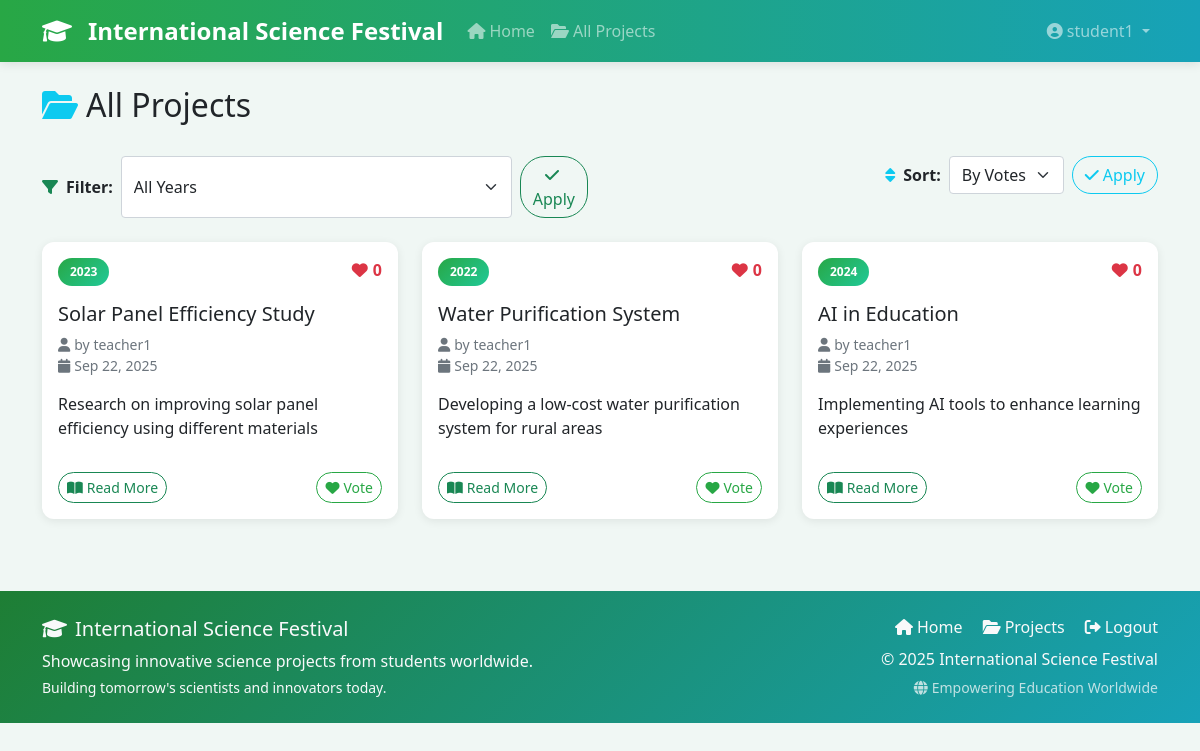
The app's page /projects.php (signed in) with its own data.
### tables this page shows
CREATE TABLE IF NOT EXISTS projects (
    id INT AUTO_INCREMENT PRIMARY KEY,
    title VARCHAR(200) NOT NULL,
    description TEXT,
    content TEXT NOT NULL,
    author_id INT NOT NULL,
    year YEAR NOT NULL,
    created_at TIMESTAMP DEFAULT CURRENT_TIMESTAMP,
    updated_at TIMESTAMP DEFAULT CURRENT_TIMESTAMP ON UPDATE CURRENT_TIMESTAMP,
    FOREIGN KEY (author_id) REFERENCES users(id) ON DELETE CASCADE
);

CREATE TABLE IF NOT EXISTS users (
    id INT AUTO_INCREMENT PRIMARY KEY,
    username VARCHAR(50) UNIQUE NOT NULL,
    email VARCHAR(100) UNIQUE NOT NULL,
    password VARCHAR(255) NOT NULL,
    role ENUM('teacher', 'student', 'admin') DEFAULT 'student',
    created_at TIMESTAMP DEFAULT CURRENT_TIMESTAMP
);

### includes/functions.php (called while the page is built, shortened)
<?php
require_once 'config/database.php';
function isLoggedIn() {
    return isset($_SESSION['user_id']);
}
function getProjects($year = null, $limit = null) {
    global $pdo;
    $sql = "SELECT p.*, u.username as author_name,
            COUNT(v.id) as vote_count
            FROM projects p
            JOIN users u ON p.author_id = u.id
            LEFT JOIN votes v ON p.id = v.project_id
            WHERE 1=1";
    $params = [];
    $sql .= " GROUP BY p.id ORDER BY vote_count DESC, p.created_at DESC";
    $stmt = $pdo->prepare($sql);
    $stmt->execute($params);
    return $stmt->fetchAll();
}
function hasUserVoted($user_id, $project_id) {
    global $pdo;
    $stmt = $pdo->prepare("SELECT id FROM votes WHERE user_id = ? AND project_id = ?");
    $stmt->execute([$user_id, $project_id]);
    return $stmt->fetch() !== false;
}
?>

### projects.php (the view, shortened to what this page needs)
<?php
require_once 'includes/functions.php';
$year = isset($_GET['year']) ? $_GET['year'] : null;
$sort = isset($_GET['sort']) ? $_GET['sort'] : 'votes';
$projects = getProjects($year);
include 'includes/header.php';
?>
<div class="d-flex justify-content-between align-items-center mb-4">
    <h2>
        <i class="fas fa-folder-open me-2 text-info"></i>All Projects
    </h2>
</div>
<div class="row mb-4">
    <div class="col-md-6 mb-3 mb-md-0">
        <form method="GET" class="d-flex">
            <label class="me-2 d-flex align-items-center">
                <i class="fas fa-filter me-2 text-success"></i>
                <strong>Filter:</strong>
            </label>
            <select name="year" class="form-select me-2">
                <option value="">All Years</option>
            </select>
            <button type="submit" class="btn btn-outline-success">
                <i class="fas fa-check me-1"></i>Apply
            </button>
        </form>
    </div>
    <div class="col-md-6">
        <form method="GET" class="d-flex justify-content-end">
            <label class="me-2 d-flex align-items-center">
                <i class="fas fa-sort me-2 text-info"></i>
                <strong>Sort:</strong>
            </label>
            <select name="sort" class="form-select me-2" style="width: auto;">
                <option value="votes" <?php echo $sort === 'votes' ? 'selected' : ''; ?>>By Votes</option>
            </select>
            <button type="submit" class="btn btn-outline-info">
                <i class="fas fa-check me-1"></i>Apply
            </button>
        </form>
    </div>
</div>
<?php if (empty($projects)): ?>
    <div class="text-center py-5">
        <i class="fas fa-search fa-3x text-muted mb-3"></i>
        <h3 class="text-muted">No projects found</h3>
        <p class="text-muted">
            <?php if ($year): ?>
                No projects were submitted in <?php echo $year; ?>.
            <?php else: ?>
                No projects have been uploaded yet. Be the first!
            <?php endif; ?>
        </p>
        <?php if (isTeacher() || isAdmin()): ?>
            <a href="upload.php" class="btn btn-primary mt-3">
                <i class="fas fa-plus me-2"></i>Upload First Project
            </a>
        <?php endif; ?>
    </div>
<?php else: ?>
    <div class="row">
        <?php foreach ($projects as $project): ?>
            <div class="col-md-6 col-lg-4 mb-4">
                <div class="card h-100 project-card">
                    <div class="card-body">
                        <div class="d-flex justify-content-between align-items-start mb-3">
                            <span class="badge bg-success"><?php echo $project['year']; ?></span>
                            <div class="vote-display">
                                <i class="fas fa-heart"></i>
                                <span class="vote-count"><?php echo $project['vote_count']; ?></span>
                            </div>
                        </div>
                        <h5 class="card-title mb-2">
                            <a href="project.php?id=<?php echo $project['id']; ?>" class="text-decoration-none text-dark">
                                <?php echo htmlspecialchars($project['title']); ?>
                            </a>
                        </h5>
                        <p class="card-text text-muted small mb-3">
                            <i class="fas fa-user me-1"></i>by <?php echo htmlspecialchars($project['author_name']); ?>
                            <br>
                            <i class="fas fa-calendar me-1"></i><?php echo date('M j, Y', strtotime($project['created_at'])); ?>
                        </p>
                        <?php if ($project['description']): ?>
                            <p class="card-text">
                                <?php echo htmlspecialchars(substr($project['description'], 0, 100)); ?>
                            </p>
                        <?php endif; ?>
                        <div class="d-flex justify-content-between align-items-center mt-auto pt-3">
                            <a href="project.php?id=<?php echo $project['id']; ?>" class="btn btn-sm btn-outline-success">
                                <i class="fas fa-book-open me-1"></i>Read More
                            </a>
                            <?php if (isLoggedIn()): ?>
                                <?php if (hasUserVoted($_SESSION['user_id'], $project['id'])): ?>
                                    <small class="text-success fw-bold">
                                        <i class="fas fa-check-circle"></i> Voted
                                    </small>
                                <?php else: ?>
                                    <form method="POST" action="vote.php" class="d-inline">
                                        <button type="submit" class="btn btn-sm vote-btn">
                                            <i class="fas fa-heart me-1"></i>Vote
                                        </button>
                                    </form>
                                <?php endif; ?>
                            <?php endif; ?>
                        </div>
                    </div>
                </div>
            </div>
        <?php endforeach; ?>
    </div>
<?php endif; ?>
<?php include 'includes/footer.php'; ?>

### assets/css/style.css (style rules this page uses)
body { font-family: 'Segoe UI', Tahoma, Geneva, Verdana, sans-serif; background-color: #f0f7f4; min-height: 100vh; display: flex; flex-direction: column; }
.project-card { transition: all 0.3s ease; border: none; box-shadow: 0 2px 10px rgba(0, 0, 0, 0.08); border-radius: 12px; overflow: hidden; border-left: 4px solid #28a745; }
.vote-display { display: flex; align-items: center; gap: 5px; font-weight: bold; color: #dc3545; }
.vote-btn { transition: all 0.3s ease; border-color: #28a745 !important; color: #28a745 !important; }
.card { border: none; border-radius: 12px; box-shadow: 0 2px 10px rgba(0, 0, 0, 0.08); overflow: hidden; }
.btn { border-radius: 25px; transition: all 0.3s ease; font-weight: 500; }
.badge { font-size: 0.75rem; padding: 0.5rem 0.75rem; border-radius: 15px; font-weight: 600; }
.card { transition: all 0.3s ease; }
body { animation: fadeIn 0.3s ease-in; }
a { transition: all 0.2s ease; }
.badge.bg-success { background: linear-gradient(135deg, #28a745 0%, #20c997 100%) !important; }

### records on screen
projects: year "2023", vote_count "0", title "Solar Panel Efficiency Study", author.username "teacher1", created_at "Sep 22, 2025", description "Research on improving solar panel efficiency using different materials"
projects: year "2022", vote_count "0", title "Water Purification System", author.username "teacher1", created_at "Sep 22, 2025", description "Developing a low-cost water purification system for rural areas"
projects: year "2024", vote_count "0", title "AI in Education", author.username "teacher1", created_at "Sep 22, 2025", description "Implementing AI tools to enhance learning experiences"

### other values on screen
$_SESSION['username'] "student1"
